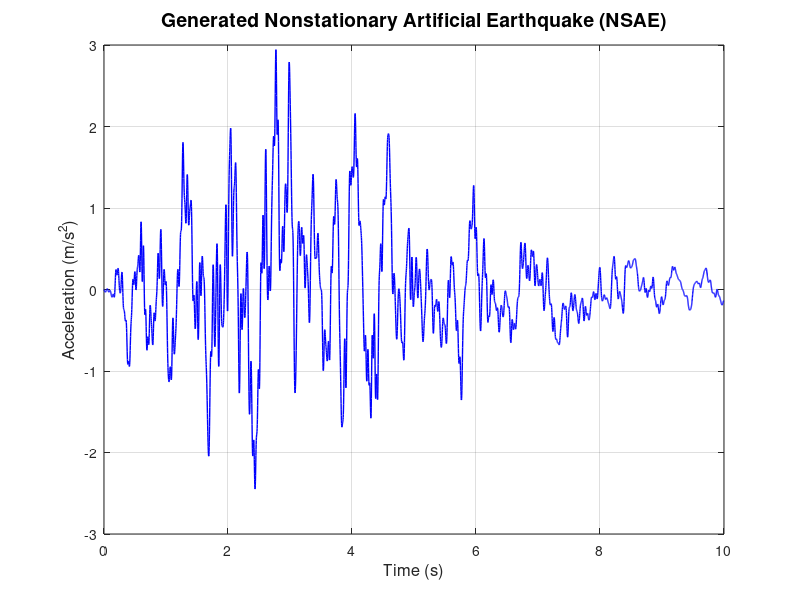
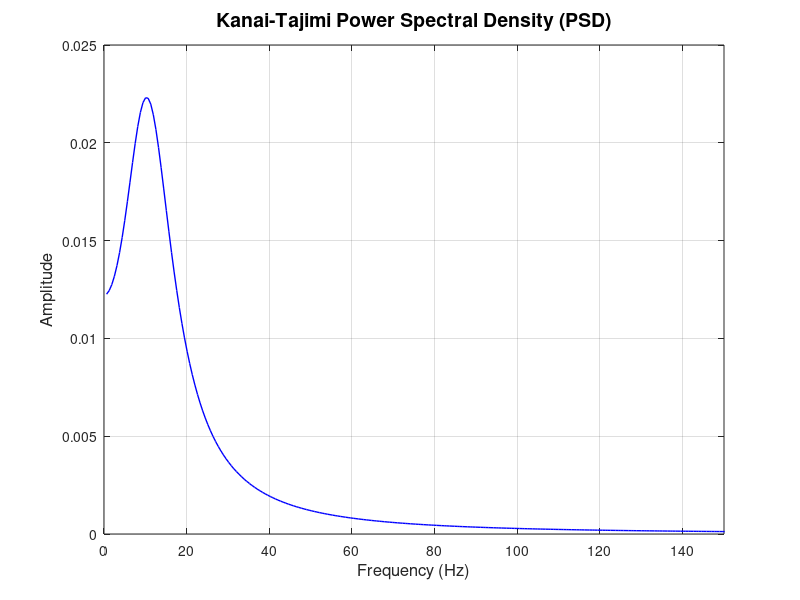

Source code (MATLAB) for these figures, in order:
function [ag, t] = generate_nsae_kanai_tajimi() 
% Defining Parameters
T = 10.000;
dt = 0.002;
g = 9.81;
PGA_target = 0.3*g;

% Kanai-Tajimi Spectrum Parameters
xi_g = 0.6; % Soil damping
omega_g = 4*pi; % Frequency

% Envelope Function Parameters 
a1 = 1.35;           
a2 = 0.5;

% Frequency Vector Setup (Eq. 10)
Delta_omega = 2 * pi / T; % Frequency increment 

% Max frequency for the summation
omega_max = 30 * 2 * pi; 
    
% Create time vector
t = 0:dt:T;

% Create discrete frequency vector (omega_j)
omega_j = Delta_omega:Delta_omega:omega_max;
N_omega = length(omega_j); % Number of frequency intervals 

% S0 constant spectral density (Equation 9) 
S0 = (0.03 * xi_g) / (pi * omega_g * (4 * xi_g^2 + 1));

% PSD function S(omega_j) (Equation 9) [cite: 999, 1000]
omega2 = omega_j.^2;
omega4 = omega_j.^4;

numerator = omega_g^4 + 4 * omega_g^2 * xi_g^2 * omega2;
denominator = (omega2 - omega_g^2).^2 + 4 * omega_g^2 * xi_g^2 * omega2;

S_omega_j = S0 * (numerator ./ denominator);
S_omega_j_PLOT = S_omega_j*(1/g)^2 * (2 * pi);

% Generate random phase angles (phi_j) uniformly distributed from 0 to 2*pi 
phi_j = 2 * pi * rand(1, N_omega); 

% Pre-calculate the amplitude term: sqrt(S(omega_j) * Delta_omega)
amplitude_term = sqrt(S_omega_j * Delta_omega);

% Initialize stationary acceleration vector
ag_stationary = zeros(size(t));

    % Summation loop (Equation 10) [cite: 1005]
    for j = 1:N_omega
        % Calculating the summation
        ag_stationary = ag_stationary + amplitude_term(j) * cos(omega_j(j) * t + phi_j(j));
    end
    ag_stationary = sqrt(2) * ag_stationary;

% Envelope function g(t)
g_t = a1 * t .* exp(-a2 * t);

% Nonstationary Artificial Earthquake (NSAE)
ag_nsae = ag_stationary .* g_t;

% Find the current PGA
PGA_current = max(abs(ag_nsae));

% Scale factor
scale_factor = PGA_target / PGA_current;

% Final scaled acceleration (ag)
ag = scale_factor * ag_nsae;

% Plotting the NSAE
figure;
plot(t, ag, 'b-', 'LineWidth', 1.0);
title('Generated Nonstationary Artificial Earthquake (NSAE)', 'FontSize', 14);
xlabel('Time (s)', 'FontSize', 12);
ylabel('Acceleration (m/s^2)', 'FontSize', 12);
grid on;

% Plotting the PSD of Kanai-Taniji Spectrum 
figure;
plot(omega_j,S_omega_j_PLOT*(10^3), 'b-', 'LineWidth', 1.0);
title('Kanai-Tajimi Power Spectral Density (PSD)', 'FontSize', 14);
xlabel('Frequency (Hz)', 'FontSize', 12);
ylabel('Amplitude', 'FontSize', 12);
grid on;
xlim([0 150]);

end
